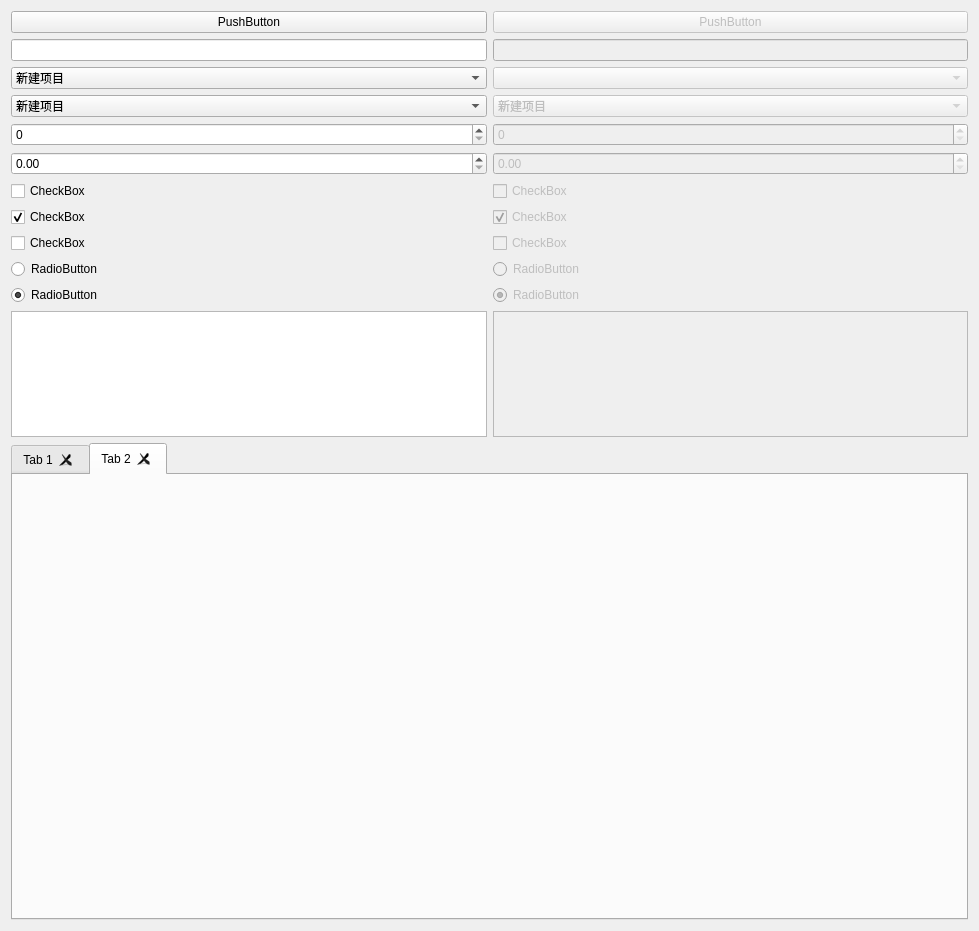
<?xml version="1.0" encoding="UTF-8"?>
<ui version="4.0">
 <class>StyleWidget</class>
 <widget class="QWidget" name="StyleWidget">
  <property name="geometry">
   <rect>
    <x>0</x>
    <y>0</y>
    <width>979</width>
    <height>931</height>
   </rect>
  </property>
  <property name="windowTitle">
   <string>StyleWidget</string>
  </property>
  <layout class="QGridLayout" name="gridLayout">
   <item row="2" column="1">
    <widget class="QCtmComboBox" name="comboBox_2">
     <property name="enabled">
      <bool>false</bool>
     </property>
    </widget>
   </item>
   <item row="7" column="0">
    <widget class="QCheckBox" name="checkBox_3">
     <property name="text">
      <string>CheckBox</string>
     </property>
     <property name="checked">
      <bool>true</bool>
     </property>
    </widget>
   </item>
   <item row="3" column="1">
    <widget class="QCtmMultiComboBox" name="comboBox_4">
     <property name="enabled">
      <bool>false</bool>
     </property>
     <item>
      <property name="text">
       <string>新建项目</string>
      </property>
     </item>
     <item>
      <property name="text">
       <string>新建项目</string>
      </property>
     </item>
     <item>
      <property name="text">
       <string>新建项目</string>
      </property>
     </item>
     <item>
      <property name="text">
       <string>新建项目</string>
      </property>
     </item>
     <item>
      <property name="text">
       <string>新建项目</string>
      </property>
     </item>
     <item>
      <property name="text">
       <string>新建项目</string>
      </property>
     </item>
     <item>
      <property name="text">
       <string>新建项目</string>
      </property>
     </item>
    </widget>
   </item>
   <item row="4" column="1">
    <widget class="QSpinBox" name="spinBox_2">
     <property name="enabled">
      <bool>false</bool>
     </property>
    </widget>
   </item>
   <item row="3" column="0">
    <widget class="QCtmMultiComboBox" name="comboBox_3">
     <item>
      <property name="text">
       <string>新建项目</string>
      </property>
     </item>
     <item>
      <property name="text">
       <string>新建项目</string>
      </property>
     </item>
     <item>
      <property name="text">
       <string>新建项目</string>
      </property>
     </item>
     <item>
      <property name="text">
       <string>新建项目</string>
      </property>
     </item>
     <item>
      <property name="text">
       <string>新建项目</string>
      </property>
     </item>
     <item>
      <property name="text">
       <string>新建项目</string>
      </property>
     </item>
     <item>
      <property name="text">
       <string>新建项目</string>
      </property>
     </item>
    </widget>
   </item>
   <item row="0" column="0">
    <widget class="QPushButton" name="pushButton">
     <property name="text">
      <string>PushButton</string>
     </property>
    </widget>
   </item>
   <item row="10" column="0">
    <widget class="QRadioButton" name="radioButton_3">
     <property name="text">
      <string>RadioButton</string>
     </property>
     <property name="checked">
      <bool>true</bool>
     </property>
     <property name="autoExclusive">
      <bool>false</bool>
     </property>
    </widget>
   </item>
   <item row="5" column="1">
    <widget class="QDoubleSpinBox" name="doubleSpinBox_2">
     <property name="enabled">
      <bool>false</bool>
     </property>
    </widget>
   </item>
   <item row="1" column="1">
    <widget class="QLineEdit" name="lineEdit_2">
     <property name="enabled">
      <bool>false</bool>
     </property>
    </widget>
   </item>
   <item row="8" column="1">
    <widget class="QCheckBox" name="checkBox_5">
     <property name="enabled">
      <bool>false</bool>
     </property>
     <property name="text">
      <string>CheckBox</string>
     </property>
     <property name="checked">
      <bool>false</bool>
     </property>
     <property name="tristate">
      <bool>true</bool>
     </property>
    </widget>
   </item>
   <item row="8" column="0">
    <widget class="QCheckBox" name="checkBox_4">
     <property name="text">
      <string>CheckBox</string>
     </property>
     <property name="checked">
      <bool>false</bool>
     </property>
     <property name="tristate">
      <bool>true</bool>
     </property>
    </widget>
   </item>
   <item row="1" column="0">
    <widget class="QLineEdit" name="lineEdit"/>
   </item>
   <item row="5" column="0">
    <widget class="QDoubleSpinBox" name="doubleSpinBox"/>
   </item>
   <item row="11" column="0">
    <widget class="QTextEdit" name="textEdit"/>
   </item>
   <item row="6" column="0">
    <widget class="QCheckBox" name="checkBox">
     <property name="text">
      <string>CheckBox</string>
     </property>
    </widget>
   </item>
   <item row="4" column="0">
    <widget class="QSpinBox" name="spinBox"/>
   </item>
   <item row="9" column="0">
    <widget class="QRadioButton" name="radioButton">
     <property name="text">
      <string>RadioButton</string>
     </property>
     <property name="autoExclusive">
      <bool>false</bool>
     </property>
    </widget>
   </item>
   <item row="2" column="0">
    <widget class="QCtmComboBox" name="comboBox">
     <item>
      <property name="text">
       <string>新建项目</string>
      </property>
     </item>
     <item>
      <property name="text">
       <string>新建项目</string>
      </property>
     </item>
     <item>
      <property name="text">
       <string>新建项目</string>
      </property>
     </item>
     <item>
      <property name="text">
       <string>新建项目</string>
      </property>
     </item>
     <item>
      <property name="text">
       <string>新建项目</string>
      </property>
     </item>
     <item>
      <property name="text">
       <string>新建项目</string>
      </property>
     </item>
     <item>
      <property name="text">
       <string>新建项目</string>
      </property>
     </item>
    </widget>
   </item>
   <item row="6" column="1">
    <widget class="QCheckBox" name="checkBox_2">
     <property name="enabled">
      <bool>false</bool>
     </property>
     <property name="text">
      <string>CheckBox</string>
     </property>
    </widget>
   </item>
   <item row="7" column="1">
    <widget class="QCheckBox" name="checkBox_6">
     <property name="enabled">
      <bool>false</bool>
     </property>
     <property name="text">
      <string>CheckBox</string>
     </property>
     <property name="checked">
      <bool>true</bool>
     </property>
    </widget>
   </item>
   <item row="10" column="1">
    <widget class="QRadioButton" name="radioButton_4">
     <property name="enabled">
      <bool>false</bool>
     </property>
     <property name="text">
      <string>RadioButton</string>
     </property>
     <property name="checked">
      <bool>true</bool>
     </property>
     <property name="autoExclusive">
      <bool>false</bool>
     </property>
    </widget>
   </item>
   <item row="0" column="1">
    <widget class="QPushButton" name="pushButton_2">
     <property name="enabled">
      <bool>false</bool>
     </property>
     <property name="text">
      <string>PushButton</string>
     </property>
    </widget>
   </item>
   <item row="9" column="1">
    <widget class="QRadioButton" name="radioButton_2">
     <property name="enabled">
      <bool>false</bool>
     </property>
     <property name="text">
      <string>RadioButton</string>
     </property>
     <property name="autoExclusive">
      <bool>false</bool>
     </property>
    </widget>
   </item>
   <item row="11" column="1">
    <widget class="QTextEdit" name="textEdit_2">
     <property name="enabled">
      <bool>false</bool>
     </property>
    </widget>
   </item>
   <item row="12" column="0" colspan="2">
    <widget class="QTabWidget" name="tabWidget">
     <property name="currentIndex">
      <number>1</number>
     </property>
     <property name="tabsClosable">
      <bool>true</bool>
     </property>
     <widget class="QWidget" name="tab">
      <attribute name="title">
       <string>Tab 1</string>
      </attribute>
      <layout class="QGridLayout" name="gridLayout_3">
       <item row="0" column="0">
        <widget class="QGroupBox" name="groupBox">
         <property name="title">
          <string>Views</string>
         </property>
         <property name="flat">
          <bool>true</bool>
         </property>
         <layout class="QGridLayout" name="gridLayout_2">
          <item row="3" column="0">
           <widget class="QListWidget" name="listWidget">
            <item>
             <property name="text">
              <string>新建项目</string>
             </property>
            </item>
            <item>
             <property name="text">
              <string>新建项目</string>
             </property>
            </item>
            <item>
             <property name="text">
              <string>新建项目</string>
             </property>
            </item>
            <item>
             <property name="text">
              <string>新建项目</string>
             </property>
            </item>
            <item>
             <property name="text">
              <string>新建项目</string>
             </property>
            </item>
            <item>
             <property name="text">
              <string>新建项目</string>
             </property>
            </item>
            <item>
             <property name="text">
              <string>新建项目</string>
             </property>
            </item>
            <item>
             <property name="text">
              <string>新建项目</string>
             </property>
            </item>
            <item>
             <property name="text">
              <string>新建项目</string>
             </property>
            </item>
            <item>
             <property name="text">
              <string>新建项目</string>
             </property>
            </item>
            <item>
             <property name="text">
              <string>新建项目</string>
             </property>
            </item>
           </widget>
          </item>
          <item row="0" column="0">
           <widget class="QWidget" name="widget" native="true">
            <layout class="QHBoxLayout" name="horizontalLayout">
             <item>
              <widget class="QPushButton" name="pushButton_3">
               <property name="text">
                <string>PushButton</string>
               </property>
              </widget>
             </item>
             <item>
              <widget class="QPushButton" name="pushButton_4">
               <property name="text">
                <string/>
               </property>
              </widget>
             </item>
             <item>
              <spacer name="horizontalSpacer">
               <property name="orientation">
                <enum>Qt::Horizontal</enum>
               </property>
               <property name="sizeHint" stdset="0">
                <size>
                 <width>495</width>
                 <height>20</height>
                </size>
               </property>
              </spacer>
             </item>
            </layout>
           </widget>
          </item>
          <item row="2" column="0">
           <widget class="QCtmTableView" name="tableView">
            <property name="selectionMode">
             <enum>QAbstractItemView::SingleSelection</enum>
            </property>
            <property name="selectionBehavior">
             <enum>QAbstractItemView::SelectRows</enum>
            </property>
           </widget>
          </item>
         </layout>
        </widget>
       </item>
      </layout>
     </widget>
     <widget class="QWidget" name="tab_2">
      <attribute name="title">
       <string>Tab 2</string>
      </attribute>
      <widget class="QCtmIPEdit" name="widget_2" native="true">
       <property name="geometry">
        <rect>
         <x>160</x>
         <y>70</y>
         <width>120</width>
         <height>31</height>
        </rect>
       </property>
      </widget>
     </widget>
    </widget>
   </item>
  </layout>
 </widget>
 <layoutdefault spacing="6" margin="11"/>
 <customwidgets>
  <customwidget>
   <class>QCtmTableView</class>
   <extends>QTableView</extends>
   <header>QCustomUi/QCustomUi.h</header>
  </customwidget>
  <customwidget>
   <class>QCtmComboBox</class>
   <extends>QComboBox</extends>
   <header>QCustomUi/QCustomUi.h</header>
  </customwidget>
  <customwidget>
   <class>QCtmMultiComboBox</class>
   <extends>QComboBox</extends>
   <header>QCustomUi/QCustomUi.h</header>
  </customwidget>
  <customwidget>
   <class>QCtmIPEdit</class>
   <extends>QWidget</extends>
   <header>QCustomUI/QCustomUi.h</header>
   <container>1</container>
  </customwidget>
 </customwidgets>
 <resources/>
 <connections/>
</ui>
